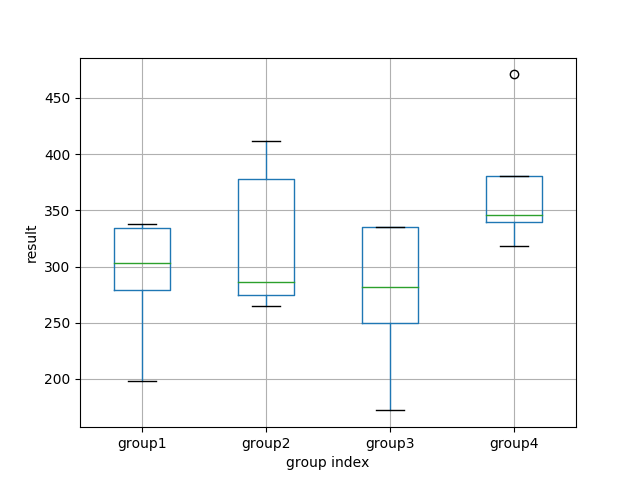

Here is the Python script that generated this plot:


import numpy as np
import matplotlib
import matplotlib.pyplot as plt
import pandas as pd



data1=[279,338,334,198,303]
data2=[378,275,412,265,286]
data3=[172,335,335,282,250]
data4=[381,346,340,471,318]
boxplot_data=pd.DataFrame({'group1':data1,'group2':data2,'group3':data3,'group4':data4})
boxplot_data.boxplot()
plt.xlabel('group index')
plt.ylabel('result')
plt.savefig('boxplot.png')